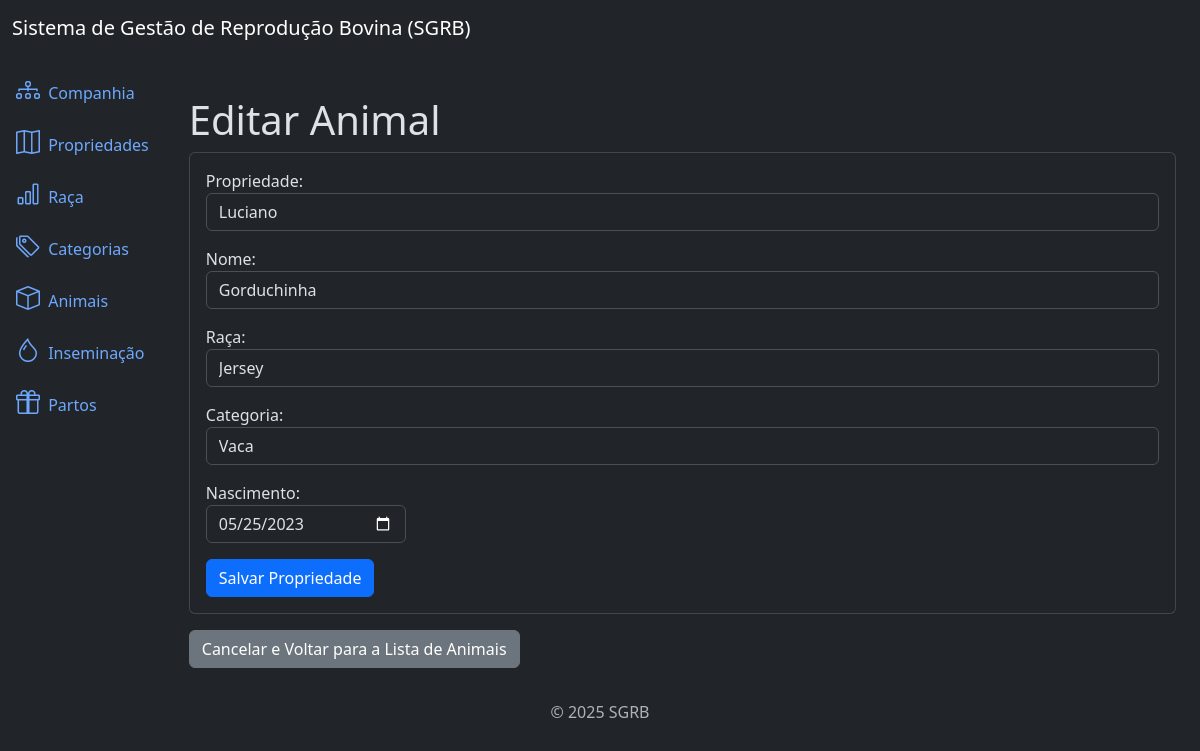
/animals/3/update/, run on the app's committed database.
### animals/models.py (models this page shows, shortened)
class Animal(models.Model):
    name = models.CharField(max_length=100)
    birth = models.DateField(null=True, blank=True)
    farm = models.ForeignKey(Farm, on_delete=models.PROTECT, related_name='animais')  # noqa
    breed = models.ForeignKey(Breed, on_delete=models.PROTECT, related_name='animais')  # noqa
    category = models.ForeignKey(Category, on_delete=models.PROTECT, related_name='animais') # noqa
    created_at = models.DateTimeField(auto_now_add=True)
    updated_at = models.DateTimeField(auto_now=True)
    class Meta:
        ordering = ['name']

### farms/models.py (models this page shows)
class Farm(models.Model):
    name = models.CharField(max_length=100)
    company = models.ForeignKey(Company, on_delete=models.CASCADE, related_name="farms")  # noqa
    created_at = models.DateTimeField(auto_now_add=True)
    updated_at = models.DateTimeField(auto_now=True)
    def __str__(self):
        return self.name

### breeds/models.py (models this page shows)
class Breed(models.Model):
    name = models.CharField(max_length=100)
    created_at = models.DateTimeField(auto_now_add=True)
    updated_at = models.DateTimeField(auto_now=True)
    class Meta:
        ordering = ['name']
    def __str__(self):
        return self.name

### categories/models.py (models this page shows)
class Category(models.Model):
    name = models.CharField(max_length=100)
    created_at = models.DateTimeField(auto_now_add=True)
    updated_at = models.DateTimeField(auto_now=True)
    class Meta:
        ordering = ['name']
    def __str__(self):
        return self.name

### animals/views.py (the view)
# urls.py: path('animals/<int:pk>/update/', views.AnimalUpdateView.as_view(), name='animal_update'),  # noqa
class AnimalUpdateView(UpdateView):
    model = models.Animal
    template_name = 'animal_update.html'
    form_class = forms.AnimalForm
    success_url = reverse_lazy('animal_list')

### animals/forms.py
class AnimalForm(forms.ModelForm):
    class Meta:
        model = models.Animal
        fields = ['farm', 'name', 'breed', 'category', 'birth',]
        widgets = {
            'farm': forms.Select(attrs={'class': 'form-control'}),
            'name': forms.TextInput(attrs={'class': 'form-control'}),
            'breed': forms.Select(attrs={'class': 'form-control'}),
            'category': forms.Select(attrs={'class': 'form-control'}),
            'birth': forms.DateInput(
                attrs={
                    'class': 'form-control',
                    'type': 'date',
                    'style': 'max-width: 200px;',
                },
                format='%Y-%m-%d'
            ),
        }
        labels = {
            'farm': 'Propriedade',
            'name': 'Nome',
            'breed': 'Raça',
            'category': 'Categoria',
            'birth': 'Nascimento',
        }

### animals/templates/animal_update.html (shortened to what this page needs)
{% extends 'base.html' %}
{% block content %}
  <div class="conteiner mt-4">
    <h3 class="display-6">Editar Animal</h3>
    <div class="card">
      <div class="card-body">
        <form method="post" class="form">
          {{ form.as_p }}
          <button type="submit" class="btn btn-primary">Salvar Propriedade</button>
        </form>
      </div>
    </div>
    <a href="{% url 'animal_list' %}" class="btn btn-secondary mt-3"> Cancelar e Voltar para a Lista de Animais</a>
  </div>
{% endblock %}

### data on the page
Animal: farm "Luciano", breed "Jersey", category "Vaca", birth "05/25/2023"
Farm: name "Gorduchinha"
